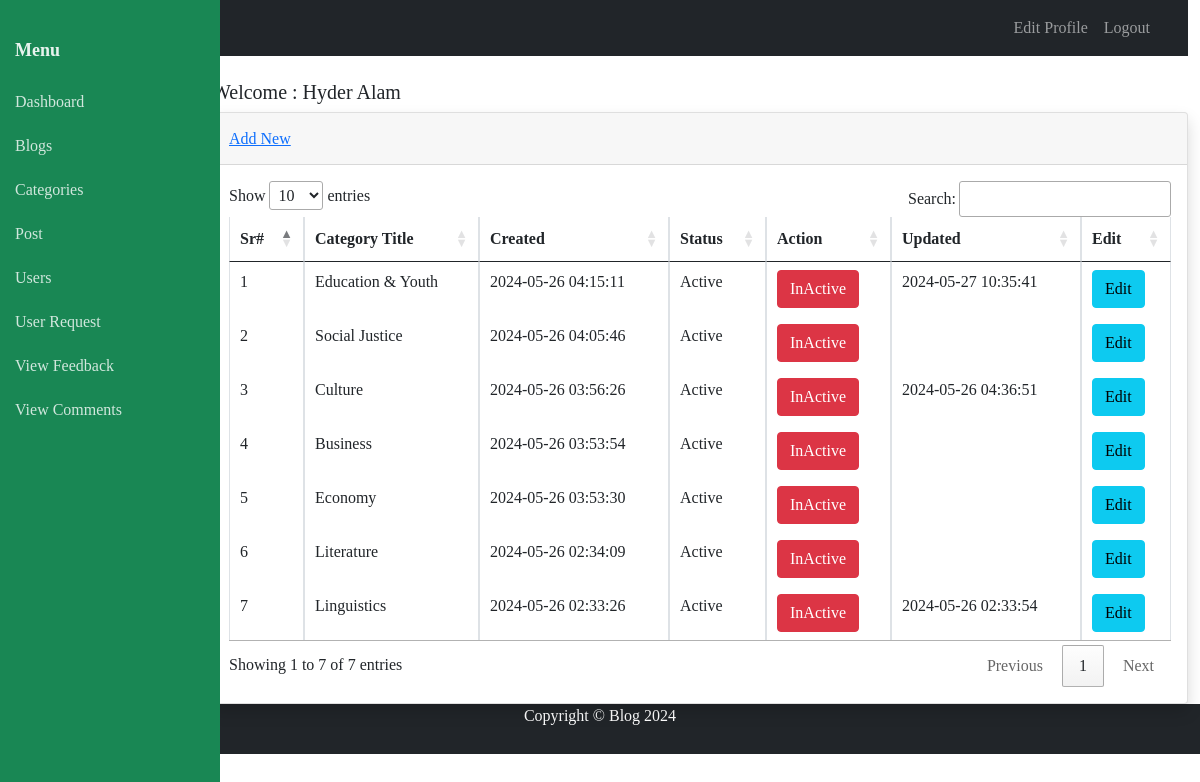
/admin/category.php (signed in), run on the app's committed database.
### tables this page shows
CREATE TABLE `category` (
  `category_id` int(11) NOT NULL AUTO_INCREMENT,
  `category_title` varchar(100) DEFAULT NULL,
  `category_description` text DEFAULT NULL,
  `category_status` enum('Active','InActive') DEFAULT NULL,
  `created_at` timestamp NOT NULL DEFAULT current_timestamp(),
  `updated_at` timestamp NULL DEFAULT NULL,
  PRIMARY KEY (`category_id`)
);

### require/functions.php (called while the page is built, shortened)
<?php
$localhost ="localhost";
$username  ="root";
$password  ="";
$database  ="21442_hyder_alam";
$connection=mysqli_connect($localhost,$username,$password,$database);
	function excecute_query($query){
		global $connection;
		$sql=$query;
		$result=mysqli_query($connection,$sql) or die("<p style='color: red;'><b>Error Message: </b>".mysqli_connect_error()."</p>");
		return $result;
	}
?>

### admin/category.php (the view, shortened to what this page needs)
<?php include("require/header_sidebar.php");
require_once('../require/functions.php');
?>
<link rel="stylesheet" href="https://cdn.datatables.net/1.11.5/css/jquery.dataTables.css">
<div class="col-lg-10" onload="show_category()" id="show_category" >
            <h5 class="text-gray-800">Welcome : <?php echo $_SESSION['user']['first_name']." ".$_SESSION['user']['last_name'] ; ?> </h5>
            <div class="card shadow" >
             <div class="card-header d-flex justify-content-between">
                <div>
                        <a href="add_category.php">
                            <h6 class="font-weight-bold text-primary mt-2">Add New</h6>
                        </a>
                </div>
                </div>
                <div class="card-body">
                    <div class="table-responsive">
                        <table class="table table-bordered " id="table_id" width="100%" cellspacing="0">
                            <thead>
                            <tr>
                                <th>Sr# </th>
                                <th>Category Title</th>
                                <th>Created</th>
                                <th>Status</th>
                                <th>Action</th>
                                <th>Updated</th>
                                <th>Edit</th>
                            </tr>
                            </thead>
                            <tbody>
                                    <?php $query="SELECT * FROM category ORDER BY category_id DESC";
                                    $result=excecute_query($query);
                                    if ($result->num_rows > 0) {
                                        $counter=1;
                                        while ($rows=mysqli_fetch_assoc($result)) {
                                    ?>
                                <tr>
                                <td><?= $counter++ ?></td>
                                <td><?= $rows['category_title'] ?></td>
                                <td><?= $rows['created_at']?></td>
                                <td><?= $rows['category_status'] ?></td>
                                <td>
                                <?php if ($rows['category_status'] == 'InActive') { ?>
                                <button type="button" class="btn btn-success" onclick="active_category(<?= $rows['category_id']; ?>)">Active</button>
                                <?php } else{ ?>
                                    <button type="button" class="btn btn-danger" onclick="inactive_category(<?= $rows['category_id']; ?>)" >InActive</button></td>
                               <?php } ?>
                               <td><?=$rows['updated_at']?></td>
                               <td>
                                <button type="button" class="btn btn-info" onclick="edit_category(<?= $rows['category_id']?>)">Edit </button>
                                </td>
                                </tr>
                                <?php }} ?>
                            </tbody>
                        </table>
                    </div>
                </div>
            </div>
        </div>
<?php include("require/footer.php")?>

### admin/require/header_sidebar.php (style rules this page uses)
body { font-family: 'PT Serif', serif; }

### data on the page
category: category_title "Education & Youth", created_at "2024-05-26 04:15:11", category_status "Active", updated_at "2024-05-27 10:35:41"
category: category_title "Social Justice", created_at "2024-05-26 04:05:46", category_status "Active"
category: category_title "Culture", created_at "2024-05-26 03:56:26", category_status "Active", updated_at "2024-05-26 04:36:51"
category: category_title "Business", created_at "2024-05-26 03:53:54", category_status "Active"
category: category_title "Economy", created_at "2024-05-26 03:53:30", category_status "Active"
category: category_title "Literature", created_at "2024-05-26 02:34:09", category_status "Active"
category: category_title "Linguistics", created_at "2024-05-26 02:33:26", category_status "Active", updated_at "2024-05-26 02:33:54"

### other printed values
$_SESSION['user']['first_name'] "Hyder"
$_SESSION['user']['last_name'] "Alam"
